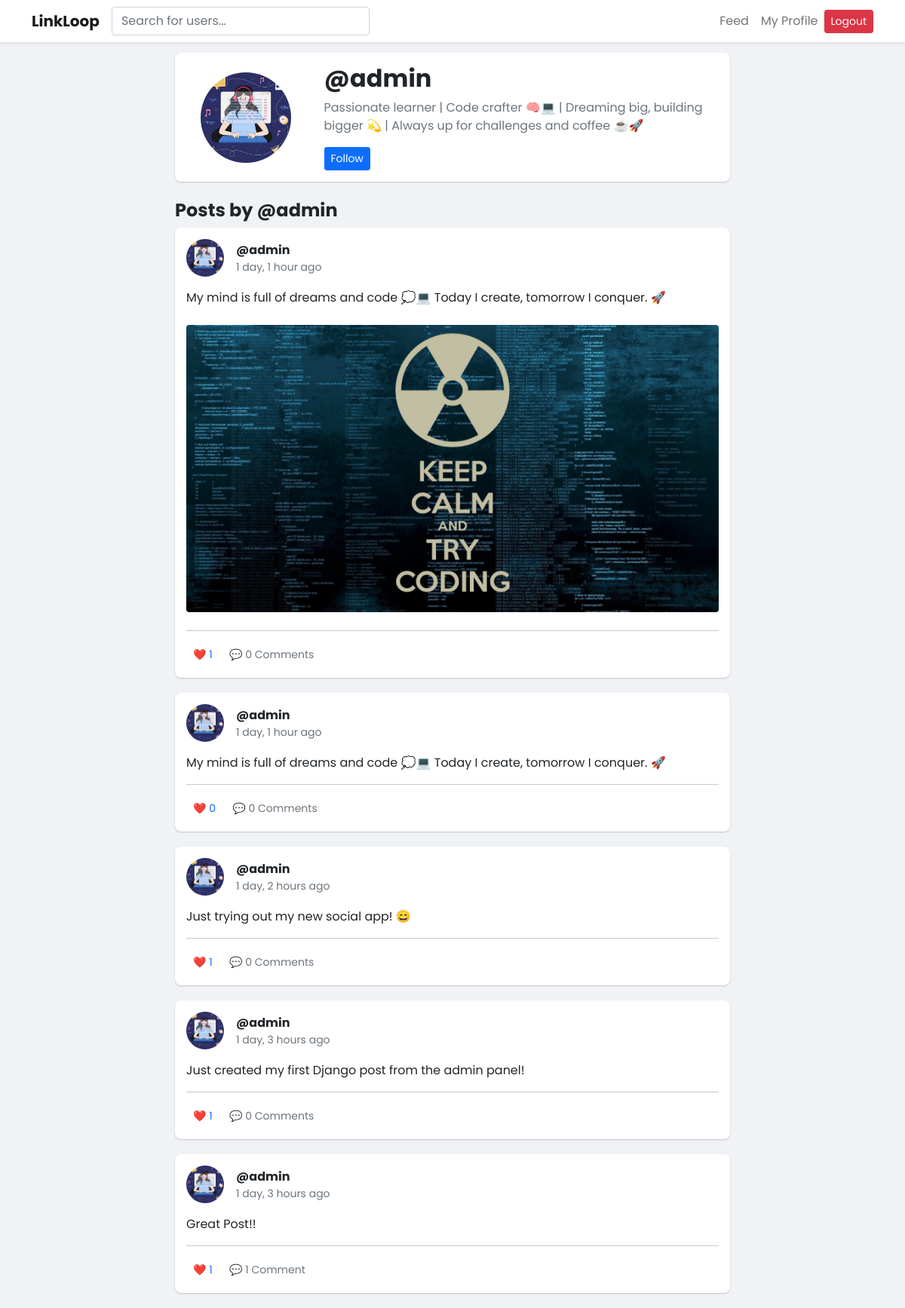
Screenshot of /profile/admin/ (signed in) with the database file from the repository.
### social/models.py (models this page shows, shortened)
class Profile(models.Model):
    user = models.OneToOneField(User, on_delete=models.CASCADE)
    bio = models.TextField(blank=True)
    profile_picture = models.ImageField(upload_to='profile_pics/', blank=True, null=True, default='profile_pics/default.jpg')

class Post(models.Model):
    author = models.ForeignKey(User, on_delete=models.CASCADE)
    content = models.TextField(max_length=280)
    image = models.ImageField(upload_to='post_images/', blank=True, null=True) # <-- KEY MODIFICATION
    created_at = models.DateTimeField(auto_now_add=True)
    likes = models.ManyToManyField(User, related_name='liked_posts', blank=True)
    class Meta:
        ordering = ['-created_at']

### social/views.py (the view)
# urls.py: path('profile/<str:username>/', views.profile_view, name='profile'),
@login_required
def profile_view(request, username):
    profile_user = get_object_or_404(User, username=username)
    posts = Post.objects.filter(author=profile_user)
    is_following = Follow.objects.filter(follower=request.user, followed=profile_user).exists()
    is_own_profile = (request.user == profile_user)
    return render(request, 'social/profile.html', {
        'profile_user': profile_user,
        'posts': posts,
        'is_following': is_following,
        'is_own_profile': is_own_profile
    })

### social/templates/social/profile.html (shortened to what this page needs)
{% extends 'social/base.html' %}
{% load static %}
{% block content %}
<div class="row">
    <div class="col-md-8 offset-md-2">
        <div class="post-card mb-4">
            <div class="row align-items-center">
                <div class="col-md-3 text-center">
                    {% if profile_user.profile.profile_picture %}
                        <img src="{{ profile_user.profile.profile_picture.url }}" class="img-fluid rounded-circle" alt="{{ profile_user.username }}'s profile picture" style="width: 120px; height: 120px; object-fit: cover;">
                    {% else %}
                        <img src="{% static 'social/images/default-avatar.png' %}" class="img-fluid rounded-circle" alt="Default profile picture" style="width: 120px; height: 120px; object-fit: cover;">
                    {% endif %}
                </div>
                <div class="col-md-9">
                    <h2 class="mb-0">@{{ profile_user.username }}</h2>
                    <p class="text-muted mt-2">{{ profile_user.profile.bio|default:"This user has no bio yet." }}</p>
                    {% if is_own_profile %}
                        <a href="{% url 'edit_profile' %}" class="btn btn-secondary btn-sm">Edit Profile</a>
                    {% else %}
                        <button id="follow-btn" class="btn {% if is_following %}btn-outline-primary{% else %}btn-primary{% endif %} btn-sm" onclick="toggleFollow('{{ profile_user.username }}')">
                            {% if is_following %}Unfollow{% else %}Follow{% endif %}
                        </button>
                    {% endif %}
                </div>
            </div>
        </div>
        <h4 class="mt-4">Posts by @{{ profile_user.username }}</h4>
        {% for post in posts %}
            <div class="post-card" id="post-{{ post.id }}">
                <div class="d-flex align-items-center mb-3">
                    <div class="flex-shrink-0">
                        {% if post.author.profile.profile_picture %}
                            <img src="{{ post.author.profile.profile_picture.url }}" class="rounded-circle" width="50" height="50" alt="{{ post.author.username }}'s profile picture" style="object-fit: cover;">
                        {% else %}
                            <img src="{% static 'social/images/default-avatar.png' %}" class="rounded-circle" width="50" height="50" alt="Default profile picture">
                        {% endif %}
                    </div>
                    <div class="flex-grow-1 ms-3">
                        <a href="{% url 'profile' post.author.username %}" class="text-dark fw-bold text-decoration-none">
                            @{{ post.author.username }}
                        </a>
                        <div class="text-muted small">{{ post.created_at|timesince }} ago</div>
                    </div>
                </div>
                <p>{{ post.content }}</p>
                {% if post.image %}
                    <a href="{{ post.image.url }}" target="_blank">
                        <img src="{{ post.image.url }}" class="img-fluid rounded mt-2 mb-2" alt="Post image">
                    </a>
                {% endif %}
                <hr>
                <div>
                    <button class="btn btn-sm btn-link text-decoration-none btn-like {% if user in post.likes.all %}liked{% endif %}" onclick="toggleLike({{ post.id }})">
                        ❤️ <span id="likes-count-{{ post.id }}">{{ post.likes.count }}</span>
                    </button>
                    <a href="{% url 'post_detail' post.id %}" class="btn btn-sm btn-link text-decoration-none text-secondary">
                        💬 {{ post.comments.count }} Comment{{ post.comments.count|pluralize }}
                    </a>
                </div>
            </div>
        {% empty %}
            <div class="post-card text-center">
                <p class="mb-0">@{{ profile_user.username }} hasn't posted anything yet.</p>
            </div>
        {% endfor %}
    </div>
</div>
{% endblock %}

### social/templates/social/base.html (shortened to what this page needs)
<!DOCTYPE html>
<html lang="en">
<head>
    <link href="https://cdn.jsdelivr.net/npm/bootstrap@5.1.3/dist/css/bootstrap.min.css" rel="stylesheet">
</head>
<body>
    <nav class="navbar navbar-expand-lg navbar-light bg-white shadow-sm fixed-top">
        <div class="container">
            <a class="navbar-brand" href="{% url 'feed' %}">LinkLoop</a>
            <div class="mx-auto">
                <form class="d-flex" action="{% url 'search' %}" method="get">
                    <input class="form-control me-2" type="search" placeholder="Search for users..." aria-label="Search" name="q">
                </form>
            </div>
            <div class="collapse navbar-collapse" id="navbarNav">
                <ul class="navbar-nav ms-auto align-items-center">
                    {% if user.is_authenticated %}
                        <li class="nav-item"><a class="nav-link" href="{% url 'feed' %}">Feed</a></li>
                        <li class="nav-item"><a class="nav-link" href="{% url 'profile' user.username %}">My Profile</a></li>
                        <li class="nav-item">
                            <form action="{% url 'logout' %}" method="post" class="d-inline">
                                <button type="submit" class="btn btn-danger btn-sm">Logout</button>
                            </form>
                        </li>
                    {% else %}
                        <li class="nav-item"><a class="nav-link" href="{% url 'login' %}">Login</a></li>
                        <li class="nav-item"><a class="nav-link btn btn-primary text-white btn-sm" href="{% url 'signup' %}">Sign Up</a></li>
                    {% endif %}
                </ul>
            </div>
        </div>
    </nav>
    <main class="container">
        {% block content %}
        {% endblock %}
    </main>
</body>
</html>

### social/templates/social/base.html (style rules this page uses)
body { background-color: #f0f2f5; padding-top: 70px; font-family: 'Poppins', sans-serif; font-size: 16px; font-weight: 400; }
h1, h2, h3, h4, h5, h6 { font-weight: 700; }
.post-card { background-color: #fff; border-radius: 8px; margin-bottom: 20px; padding: 15px; box-shadow: 0 1px 2px rgba(0,0,0,0.2); }
.navbar-brand { font-weight: 700; }

### rows the page displays
Post: author.profile.profile_picture (picture), author.username "admin", created_at "1 day, 1 hour", content "My mind is full of dreams and code 💭💻 Today I create, tomorrow I conquer. 🚀", image (picture), likes.count "1", comments.count "0"
Post: author.profile.profile_picture (picture), author.username "admin", created_at "1 day, 1 hour", content "My mind is full of dreams and code 💭💻 Today I create, tomorrow I conquer. 🚀", likes.count "0", comments.count "0"
Post: author.profile.profile_picture (picture), author.username "admin", created_at "1 day, 2 hours", content "Just trying out my new social app! 😄", likes.count "1", comments.count "0"
Post: author.profile.profile_picture (picture), author.username "admin", created_at "1 day, 3 hours", content "Just created my first Django post from the admin panel!", likes.count "1", comments.count "0"
Post: author.profile.profile_picture (picture), author.username "admin", created_at "1 day, 3 hours", content "Great Post!!", likes.count "1", comments.count "1"

### other values shown
{{ profile_user.username }} "admin"
{{ profile_user.profile.bio|default:"This user has no bio yet." }} "Passionate learner | Code crafter 🧠💻 | Dreaming big, building bigger 💫 | Always up for challenges and coffee ☕🚀"
